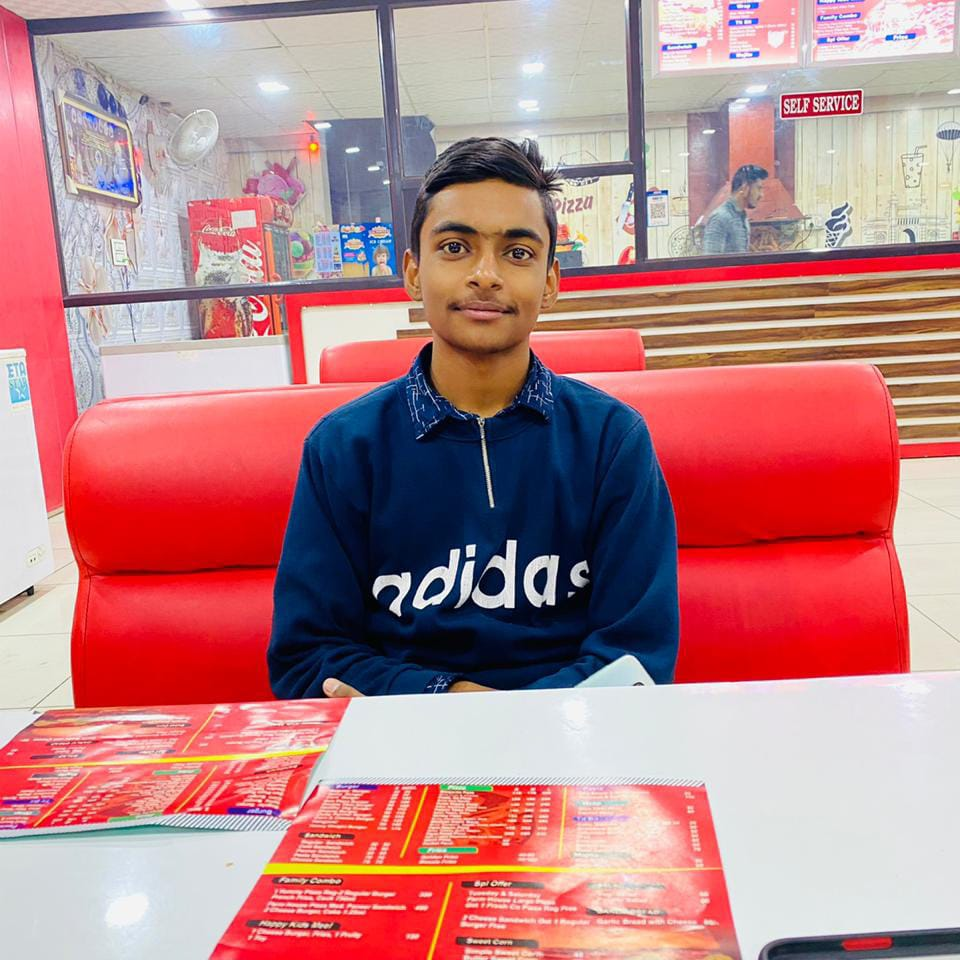
#> input picture images/Personal Image.jpeg, 960 x 960 px, found by its file name
$ jupyter execute opencv.ipynb
#> lines starting #> are read from the running program, lines starting #| are printed output that depends on the picture
[cell 1]
from PIL import Image
import numpy as np
import matplotlib.pyplot as plt
import cv2

[cell 2]
frame = cv2.imread("Personal Image.jpeg")
#> frame is the input picture: shape (960, 960, 3); mean B, G, R 135, 132.2, 186.4

# Cv2 read it as BGR not RGB which maek colors invert

[cell 3]
plt.imshow(frame)

[cell 4]
#  to make it original we convert he color

rgb = cv2.cvtColor(frame,cv2.COLOR_BGR2RGB)

plt.imshow(rgb)

[cell 5]
classifier = cv2.CascadeClassifier("models/haarcascade_frontalface_default.xml")

[cell 6]
faces = classifier.detectMultiScale(frame)
#> faces = [[398, 180, 176, 176]]

[cell 7]
face = faces[0]
#> face = [398, 180, 176, 176]

[cell 8]
x,y,w,h = face
#> x = 398; y = 180; w = 176; h = 176

[cell 9]
face = rgb[y:y+h, x:x+w]
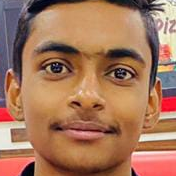
#> face: shape (176, 176, 3); mean R, G, B 166.1, 118, 90.8

[cell 10]
plt.imshow(face)

[cell 11]
out = cv2.rectangle(rgb,(x,y), (x+w,y+h), (0,255,0),8)
plt.imshow(out)
